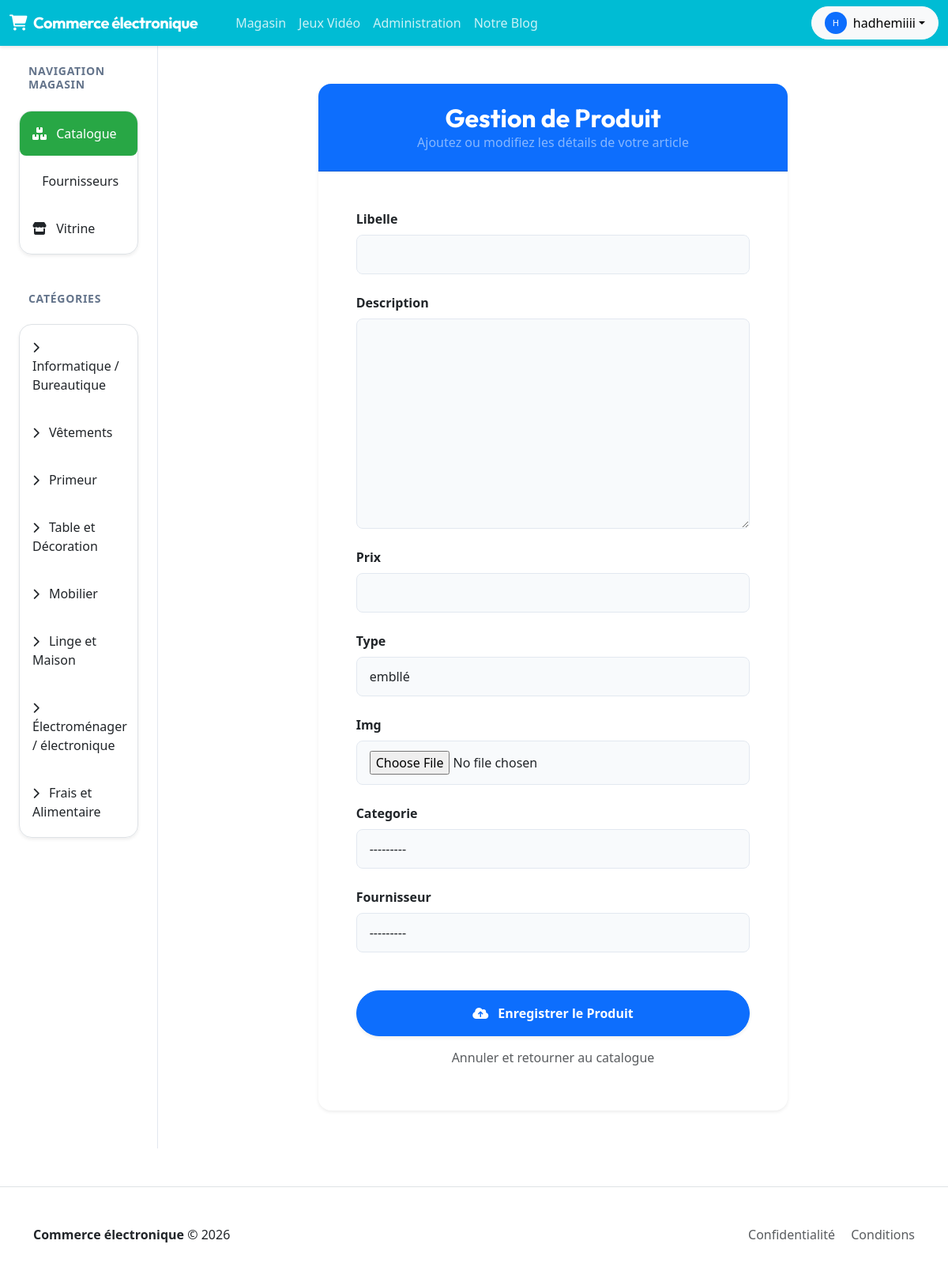
Page /magasin/majProduits/ (signed in) on the committed database.
### magasin/models.py (models this page shows)
class  Categorie(models.Model):
    nom = models.CharField(max_length=50,default='Alimentaire')
    def __str__(self):
        return self.nom

### magasin/views.py (the view)
# urls.py: path('majProduits/', views.P_index, name='majProduits'),
@login_required
def P_index(request):
    if request.method == "POST":
        form = ProduitForm(request.POST, request.FILES)
        if form.is_valid():
            form.save()
            return redirect('index')
    else:
        form = ProduitForm()
    categories = Categorie.objects.all()
    return render(request, 'magasin/majProduits.html', {'form': form, 'categories': categories})

### magasin/forms.py
class ProduitForm(ModelForm):
    class Meta:
        model = Produit
        fields = "__all__" #pour tous les champs de la table

### magasin/models.py (called while the page is built)
    def __str__(self):
        return self.nom+","+self.adresse+","+self.email+","+self.telephone

### magasin/templates/magasin/majProduits.html (shortened to what this page needs)
{% extends 'magasin/base.html' %}
{% block content %}
<div class="row justify-content-center">
    <div class="col-lg-8">
        <div class="card border-0 shadow-sm rounded-4 overflow-hidden">
            <div class="card-header bg-primary py-4 text-center">
                <h2 class="text-white fw-bold mb-0">Gestion de Produit</h2>
                <p class="text-white-50 mb-0">Ajoutez ou modifiez les détails de votre article</p>
            </div>
            <div class="card-body p-4 p-lg-5">
                <form method="POST" enctype="multipart/form-data" class="needs-validation">
                    {% for field in form %}
                    <div class="mb-4">
                        <label for="{{ field.id_for_label }}" class="form-label fw-600 text-dark">{{ field.label }}</label>
                        {{ field }}
                    </div>
                    {% endfor %}
                    <div class="d-grid gap-2 mt-5">
                        <button type="submit" class="btn btn-primary py-3 rounded-pill shadow-sm fw-bold">
                            <i class="fa-solid fa-cloud-arrow-up me-2"></i> Enregistrer le Produit
                        </button>
                        <a href="{% url 'index' %}" class="btn btn-link text-muted text-decoration-none">Annuler et retourner au catalogue</a>
                    </div>
                </form>
            </div>
        </div>
    </div>
</div>
{% endblock %}

### magasin/templates/magasin/base.html (shortened to what this page needs)
{% extends 'base.html' %}
{% block layout %}
<div class="container-fluid">
    <div class="row">
        <aside class="col-lg-2 col-md-3 sidebar d-none d-md-block p-4" style="min-height: calc(100vh - 70px);">
            <h6 class="sidebar-title mb-4">Navigation Magasin</h6>
            <div class="list-group list-group-flush shadow-sm rounded-4 overflow-hidden border">
                <a href="{% url 'index' %}" class="list-group-item list-group-item-action {% if not request.GET.categorie %}active-category{% endif %} py-3 border-0">
                    <i class="fa-solid fa-boxes-stacked me-2"></i> Catalogue
                </a>
                <a href="{% url 'nouveauFournisseur' %}" class="list-group-item list-group-item-action {% if 'Fournisseur' in request.path %}active-category{% endif %} py-3 border-0">
                     Fournisseurs
                </a>
                <a href="{% url 'vitrine' %}" class="list-group-item list-group-item-action {% if 'vitrine' in request.path %}active-category{% endif %} py-3 border-0">
                    <i class="fa-solid fa-store me-2"></i> Vitrine
                </a>
            </div>
            <h6 class="sidebar-title mt-5 mb-4">Catégories</h6>
            <div class="list-group list-group-flush shadow-sm rounded-4 overflow-hidden border">
                {% for categorie in categories %}
                <a href="{% url 'index' %}?categorie={{ categorie.id }}"
                   class="list-group-item list-group-item-action {% if request.GET.categorie == categorie.id|stringformat:'i' %}active-category{% endif %} py-3 border-0">
                    <i class="fa-solid fa-chevron-right me-2 small"></i> {{ categorie.nom }}
                </a>
                {% empty %}
                <div class="list-group-item text-muted small py-3">Aucune catégorie</div>
                {% endfor %}
            </div>
        </aside>
        <main class="col-lg-10 col-md-9 p-0 bg-white">
            <div class="p-4 p-lg-5">
                <div class="fade-in">
                    {% block content %}{% endblock %}
                </div>
            </div>
        </main>
    </div>
</div>
{% endblock %}

### templates/base.html (shortened to what this page needs)
{% load static %}
<!DOCTYPE html>
<html lang="fr">
<head>
    <link rel="stylesheet" href="{% static 'css/base.css' %}">
    <link href="https://cdn.jsdelivr.net/npm/bootstrap@5.3.2/dist/css/bootstrap.min.css" rel="stylesheet">
    <link rel="stylesheet" href="https://cdnjs.cloudflare.com/ajax/libs/font-awesome/6.0.0/css/all.min.css">
</head>
<body class="d-flex flex-column min-vh-100">
<nav class="navbar navbar-expand-lg navbar-light navbar-custom">
    <div class="container-fluid">
        <a class="navbar-brand d-flex align-items-center" href="{% url 'accueil' %}">
            <i class="fa-solid fa-cart-shopping me-2"></i>
            <span>Commerce électronique</span>
        </a>
        <div class="collapse navbar-collapse" id="navbarNav">
            <ul class="navbar-nav me-auto mb-2 mb-lg-0 ms-lg-4">
                <li class="nav-item">
                    <a class="nav-link" href="{% url 'index' %}">Magasin</a>
                </li>
                <li class="nav-item">
                    <a class="nav-link" href="{% url 'jeu_list' %}">Jeux Vidéo</a>
                </li>
                <li class="nav-item">
                    <a class="nav-link" href="/admin/">Administration</a>
                </li>
                <li class="nav-item">
                    <a class="nav-link" href="{% url 'post_list' %}">Notre Blog</a>
                </li>
            </ul>
            <div class="d-flex align-items-center">
                {% if user.is_authenticated %}
                <div class="dropdown">
                    <button class="btn btn-light dropdown-toggle d-flex align-items-center rounded-pill px-3" type="button" data-bs-toggle="dropdown">
                        <div class="bg-primary text-white rounded-circle d-flex align-items-center justify-content-center me-2" style="width: 28px; height: 28px; font-size: 0.7rem;">
                            {{ user.username|first|upper }}
                        </div>
                        <span>{{ user.username }}</span>
                    </button>
                </div>
                {% else %}
                <a href="{% url 'login' %}" class="btn btn-outline-primary me-2 rounded-pill">Connexion</a>
                <a href="{% url 'register' %}" class="btn btn-primary rounded-pill">S'inscrire</a>
                {% endif %}
            </div>
        </div>
    </div>
</nav>
<div class="flex-grow-1">
    {% block layout %}{% endblock %}
</div>
<footer class="bg-white border-top py-5 mt-5">
    <div class="container">
        <div class="row align-items-center">
            <div class="col-md-6 text-center text-md-start">
                <span class="fw-bold">Commerce électronique</span> &copy; 2026
            </div>
            <div class="col-md-6 text-center text-md-end mt-3 mt-md-0">
                <a href="#" class="text-muted text-decoration-none me-3">Confidentialité</a>
                <a href="#" class="text-muted text-decoration-none">Conditions</a>
            </div>
        </div>
    </div>
</footer>
</body>
</html>

### magasin/static/css/base.css (style rules this page uses)
:root { --primary: #06b6d4; --primary-hover: #0891b2; --secondary: #10b981; --secondary-hover: #059669; --slate-50: #f8fafc; --slate-100: #f1f5f9; --slate-200: #e2e8f0; --slate-600: #475569; --slate-900: #0f172a; --bg-main: #ffffff; --bg-card: #ffffff; --text-main: #1e293b; --text-muted: #64748b; --border: #e2e8f0; --shadow-sm: 0 1px 2px 0 rgb(0 0 0 / 0.05); --shadow: 0 4px 6px -1px rgba(0, 0, 0, 0.05), 0 2px 4px -2px rgba(0, 0, 0, 0.05); --shadow-lg: 0 10px 15px -3px rgba(0, 0, 0, 0.08); --radius: 1rem; }
body { background-color: var(--bg-main); color: var(--text-main); font-family: 'Inter', sans-serif; -webkit-font-smoothing: antialiased; }
h1, h2, h3, h4, .navbar-brand { font-family: 'Outfit', sans-serif; font-weight: 700; }
.navbar-custom { background: #00bcd4 !important; padding: 1rem 2rem; position: sticky; top: 0; z-index: 1000; box-shadow: 0 2px 4px rgba(0,0,0,0.1); }
.navbar-brand { font-size: 1.5rem; color: white !important; letter-spacing: -0.025em; }
.navbar-brand i { margin-right: 0.5rem; }
.nav-link { color: rgba(255, 255, 255, 0.8) !important; font-weight: 500; transition: color 0.2s; }
.sidebar { background: var(--bg-card); border-right: 1px solid var(--border); padding: 2rem 1.25rem !important; }
.sidebar-title { font-size: 0.875rem; font-weight: 600; text-transform: uppercase; letter-spacing: 0.05em; color: var(--text-muted); margin-bottom: 1.25rem; padding-left: 0.75rem; }
.list-group-item { border: none !important; border-radius: 0.5rem !important; margin-bottom: 0.25rem; padding: 0.75rem 1rem; font-weight: 500; color: var(--text-muted); transition: all 0.2s; background: transparent !important; }
.list-group-item.active-category { background: #28a745 !important; color: white !important; }
.btn-primary { background-color: var(--primary); border: none; padding: 0.625rem 1.25rem; border-radius: 0.5rem; font-weight: 600; transition: all 0.2s; }
.fade-in { animation: fadeIn 0.5s ease-out forwards; }

### magasin/templates/magasin/majProduits.html (style rules this page uses)
.fw-600 { font-weight: 600; }
input, select, textarea { display: block; width: 100%; padding: 0.75rem 1rem; font-size: 1rem; font-weight: 400; line-height: 1.5; color: #212529; background-color: #f8fafc; background-clip: padding-box; border: 1px solid #e2e8f0; appearance: none; border-radius: 0.5rem; transition: border-color .15s ease-in-out,box-shadow .15s ease-in-out; }

### rows in the picture
Categorie: nom "Informatique / Bureautique"
Categorie: nom "Vêtements"
Categorie: nom "Primeur"
Categorie: nom "Table et Décoration"
Categorie: nom "Mobilier"
Categorie: nom "Linge et Maison"
Categorie: nom "Électroménager / électronique"
Categorie: nom "Frais et Alimentaire"

### other values in the picture
{{ user.username|first|upper }} "H"
{{ user.username }} "hadhemiiii"
{{ field.label }} "Libelle" "Description" "Prix" "Type" "Img" "Categorie" "Fournisseur"
